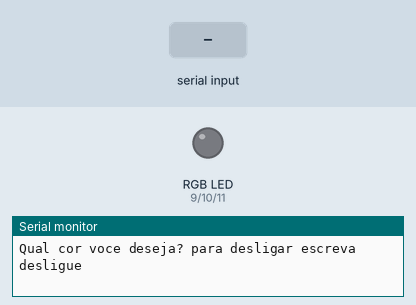
Bench run of a sketch on a simulated Arduino Uno, built with avr-gcc and run on an emulated ATmega328P. On the bench: an RGB LED mixed from three pins (HIGH = lit), the last lines printed to the serial monitor. Inputs (shaded band) come from the test bench.

Above: at 1.2 s.
1.3 s: "vermelho" received over Serial
At 3.5 s:
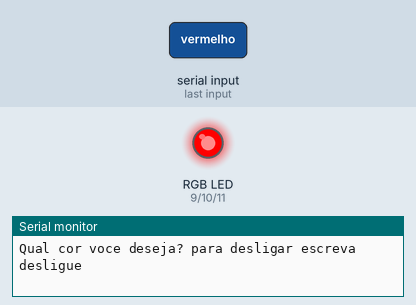
3.8 s: "azul" received over Serial
At 5.3 s:
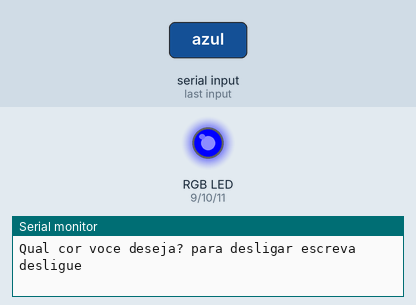
6.3 s: "verde" received over Serial
At 8.4 s:
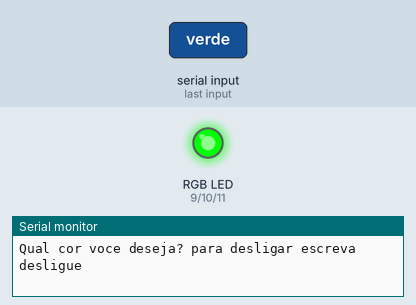
8.8 s: "aqua" received over Serial
At 10.3 s:
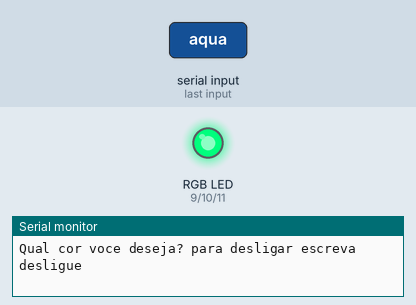
11.3 s: "azul" received over Serial
At 13.4 s:
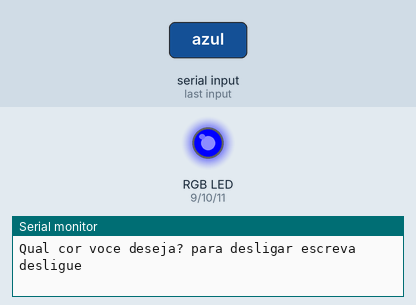
Timing chart, 0 to 14.8 s (numbered marks = the images above; inputs shaded):
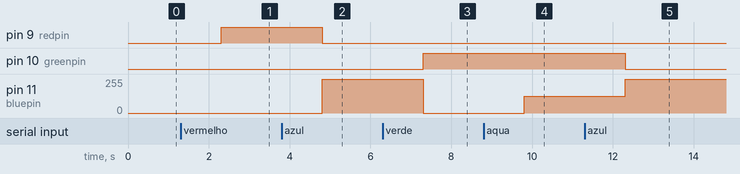

The sketch:

aula_20_rgbled1.ino
```cpp
int redpin = 9;
int bluepin = 11;
int greenpin = 10;
String minhaCor;
String ask = "Qual cor voce deseja? para desligar escreva desligue";
void setup()
{
  pinMode(redpin, OUTPUT);
  pinMode(greenpin, OUTPUT);
  pinMode(bluepin, OUTPUT);
  Serial.begin(9600);
}

void loop()
{
 Serial.println(ask);
  while (Serial.available() == 0) {
  }
 minhaCor = Serial.readString();
  if (minhaCor == "vermelho") {
   digitalWrite(redpin, HIGH);
   digitalWrite(greenpin, LOW);
   digitalWrite(bluepin, LOW);
  }
   if (minhaCor == "azul") {
   digitalWrite(redpin, LOW);
   digitalWrite(greenpin, LOW);
   digitalWrite(bluepin, HIGH);
  }
   if (minhaCor == "verde") {
   digitalWrite(redpin, LOW);
   digitalWrite(greenpin, HIGH);
   digitalWrite(bluepin, LOW);
  }
   if (minhaCor == "desligue") {
   digitalWrite(redpin, LOW);
   digitalWrite(greenpin, LOW);
   digitalWrite(bluepin, LOW);
  }
   	if (minhaCor == "aqua") {
   digitalWrite(redpin, LOW);
   analogWrite(greenpin, 255);
   analogWrite(bluepin, 125);
    }
}
```

Measured:
- after the input at 1.3 s, pin 9 (redpin): LOW → HIGH after 1.0 s
- after the input at 3.8 s, pin 9 (redpin): HIGH → LOW after 1.0 s; pin 11 (bluepin): 0/255 → 255/255 after 1.0 s
- after the input at 6.3 s, pin 10 (greenpin): LOW → HIGH after 1.0 s; pin 11 (bluepin): 255/255 → 0/255 after 1.0 s
- after the input at 8.8 s, pin 11 (bluepin): 0/255 → 125/255 after 1.0 s
- after the input at 11.3 s, pin 10 (greenpin): HIGH → LOW after 1.0 s; pin 11 (bluepin): 125/255 → 255/255 after 1.0 s
